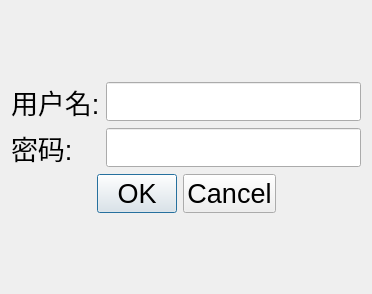
<?xml version="1.0" encoding="UTF-8"?>
<ui version="4.0">
 <class>Dialog</class>
 <widget class="QDialog" name="Dialog">
  <property name="geometry">
   <rect>
    <x>0</x>
    <y>0</y>
    <width>372</width>
    <height>294</height>
   </rect>
  </property>
  <property name="font">
   <font>
    <pointsize>20</pointsize>
   </font>
  </property>
  <property name="windowTitle">
   <string>Dialog</string>
  </property>
  <layout class="QVBoxLayout" name="verticalLayout">
   <item>
    <spacer name="verticalSpacer">
     <property name="orientation">
      <enum>Qt::Vertical</enum>
     </property>
     <property name="sizeHint" stdset="0">
      <size>
       <width>20</width>
       <height>60</height>
      </size>
     </property>
    </spacer>
   </item>
   <item>
    <layout class="QGridLayout" name="gridLayout">
     <item row="0" column="0">
      <widget class="QLabel" name="label">
       <property name="text">
        <string>用户名:</string>
       </property>
      </widget>
     </item>
     <item row="0" column="1">
      <widget class="QLineEdit" name="lineEdit"/>
     </item>
     <item row="1" column="0">
      <widget class="QLabel" name="label_2">
       <property name="text">
        <string>密码:</string>
       </property>
      </widget>
     </item>
     <item row="1" column="1">
      <widget class="QLineEdit" name="lineEdit_2"/>
     </item>
    </layout>
   </item>
   <item>
    <layout class="QHBoxLayout" name="horizontalLayout">
     <item>
      <spacer name="horizontalSpacer">
       <property name="orientation">
        <enum>Qt::Horizontal</enum>
       </property>
       <property name="sizeHint" stdset="0">
        <size>
         <width>40</width>
         <height>20</height>
        </size>
       </property>
      </spacer>
     </item>
     <item>
      <widget class="QDialogButtonBox" name="buttonBox">
       <property name="font">
        <font>
         <pointsize>20</pointsize>
        </font>
       </property>
       <property name="standardButtons">
        <set>QDialogButtonBox::Cancel|QDialogButtonBox::Ok</set>
       </property>
      </widget>
     </item>
     <item>
      <spacer name="horizontalSpacer_2">
       <property name="orientation">
        <enum>Qt::Horizontal</enum>
       </property>
       <property name="sizeHint" stdset="0">
        <size>
         <width>40</width>
         <height>20</height>
        </size>
       </property>
      </spacer>
     </item>
    </layout>
   </item>
   <item>
    <spacer name="verticalSpacer_2">
     <property name="orientation">
      <enum>Qt::Vertical</enum>
     </property>
     <property name="sizeHint" stdset="0">
      <size>
       <width>20</width>
       <height>60</height>
      </size>
     </property>
    </spacer>
   </item>
  </layout>
 </widget>
 <resources/>
 <connections/>
</ui>
